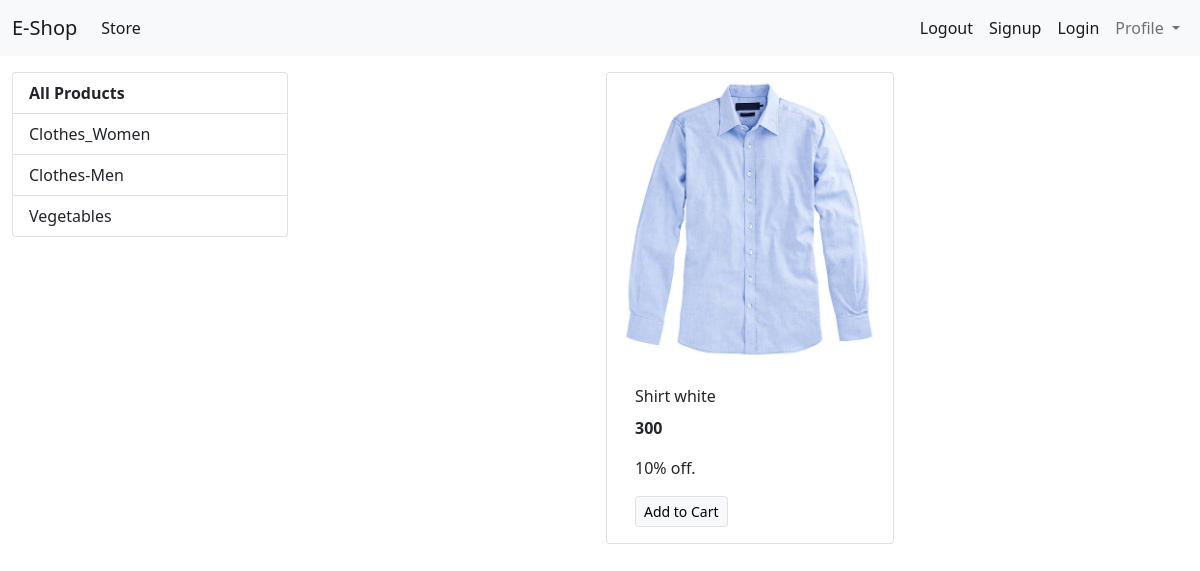
The app's page /?category=2 with its own data.
### Store/models/category.py (models this page shows, shortened)
class Category(models.Model):
    name = models.CharField(max_length=50, default="")
    class Meta:
        verbose_name_plural = "Category"
    @staticmethod
    def get_all_categories():
        return Category.objects.all()

### Store/models/product.py (models this page shows, shortened)
class Product(models.Model):
    name = models.CharField(max_length=50)
    price = models.IntegerField(default=0)
    category = models.ForeignKey(Category, on_delete=models.CASCADE, default=1)
    description = models.CharField(max_length=200, default="", null=True, blank=True)
    image = models.ImageField(upload_to="uploads/products/")
    class Meta:
        verbose_name_plural = "Product"
    @staticmethod
    def get_all_products_by_category_id(category_id):
        if category_id:
            return Product.objects.filter(category=category_id)
        else:
            return Product.get_all_Products()

### Store/views.py (the view)
# urls.py: path('', views.index, name="index"),
def index(request):
    products = None
    categories = Category.get_all_categories()
    categoryid = request.GET.get('category')
    if categoryid:
        products = Product.get_all_products_by_category_id(categoryid)
    else:
        products = Product.get_all_Products()
    data = {'products': products, 'categories': categories}
    return render(request, "index.html", data)

### Store/templates/index.html
{% extends "base.html" %}
{% block content %}
    <div class="container-fluid mt-3">
        <div class="row">
            <div class="col-lg-3 mx-auto">
                <div class="list-group">
                    <a href="/" class="list-group-item list-group-item-action"><b>All Products</b></a>
                    {% for category in categories %}
                    <a href="/?category={{category.id}}"
                        class="list-group-item list-group-item-action">{{category.name}}</a>
                    {% endfor %}
                </div>
		    </div>
            <div id="products" class="col-lg-9">
                <div class="row mx-auto">
        {% for product in products %}
          <div class="card mx-auto mb-3" style="width: 18rem;">
            <img src="{{product.image.url}}" class="card-img-top" alt="...">
            <div class="card-body">
              <p class="card-title">{{product.name}}</p>
              <p class="card-text"><b>{{product.price}}</b></p>
              <p class="card-text">{{product.description}}</p>
              <a href="#" class="btn btn-light border btn-sm">Add to Cart</a>
            </div>
          </div>
        {% endfor %}
      </div>
            </div>
        </div>
    </div>
{% endblock %}

### records on screen
Category: name "Clothes_Women"
Category: name "Clothes-Men"
Category: name "Vegetables"
Product: image (picture), name "Shirt white", price "300", description "10% off."
